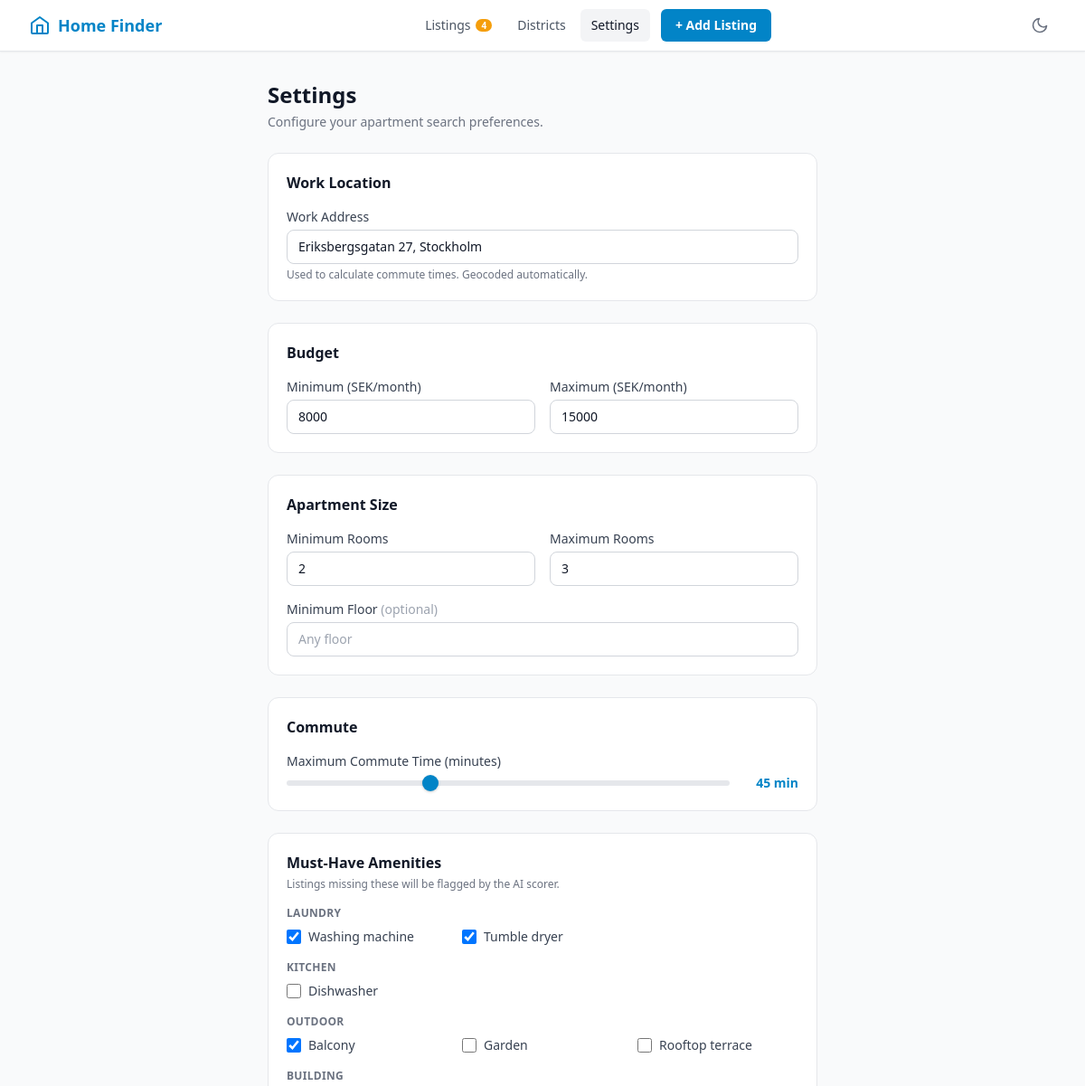
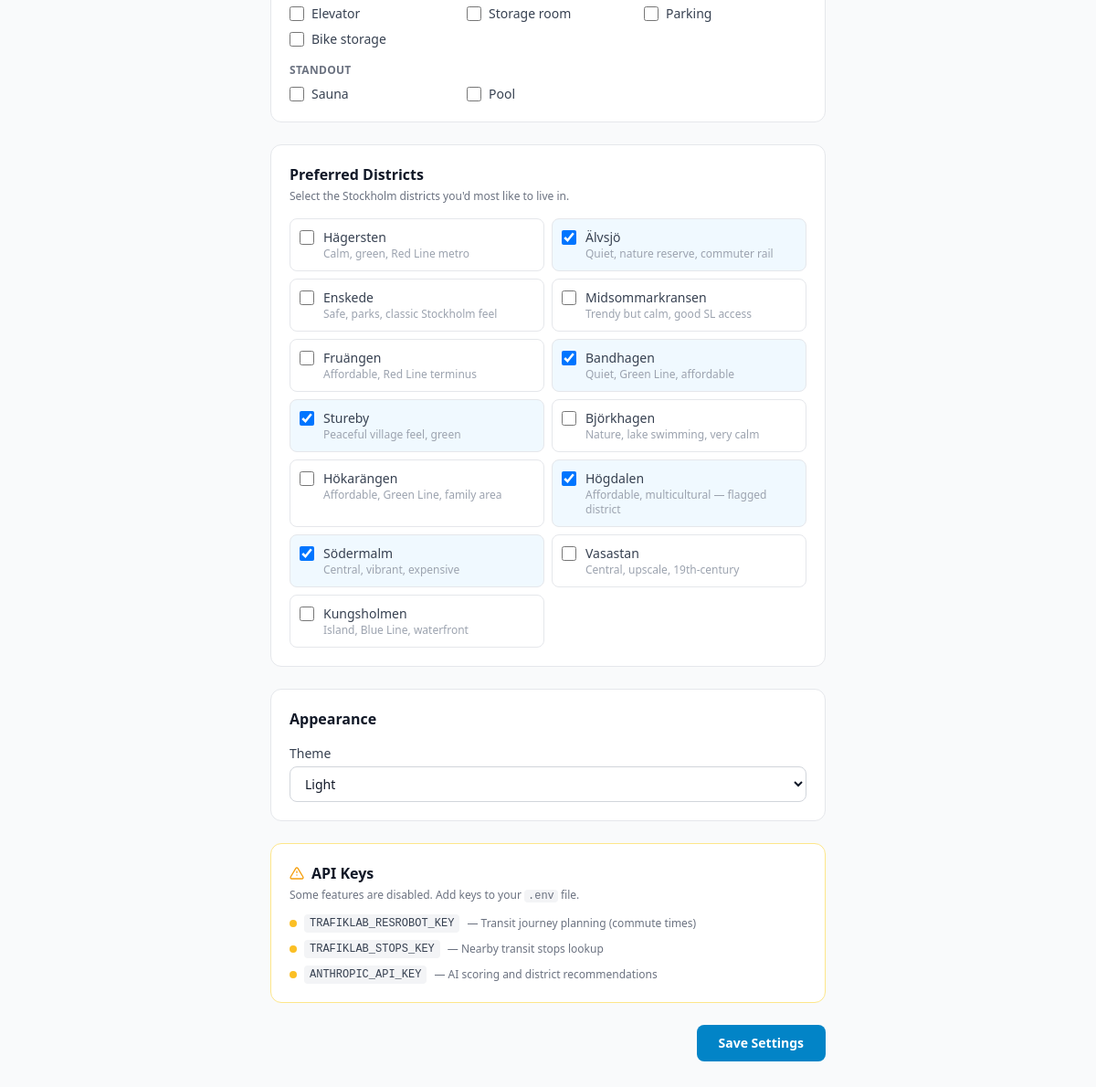
/settings/, run on the app's committed database (2 pictures, top to bottom).
### database/models.py (models this page shows, shortened)
class UserSettings(db.Model):
    __tablename__ = "user_settings"
    id = db.Column(db.Integer, primary_key=True)
    work_address = db.Column(db.String(500), nullable=True)
    work_lat = db.Column(db.Float, nullable=True)
    work_lng = db.Column(db.Float, nullable=True)
    budget_min = db.Column(db.Integer, default=5000)
    budget_max = db.Column(db.Integer, default=25000)
    min_rooms = db.Column(db.Integer, default=1)
    max_rooms = db.Column(db.Integer, default=3)
    floor_min = db.Column(db.Integer, nullable=True)
    must_have_washing_machine = db.Column(db.Boolean, default=False)
    must_have_dryer = db.Column(db.Boolean, default=False)
    must_have_dishwasher = db.Column(db.Boolean, default=False)
    must_have_amenities = db.Column(db.JSON, default=list)
    preferred_districts = db.Column(db.JSON, default=list)
    max_commute_minutes = db.Column(db.Integer, default=45)
    theme = db.Column(db.String(10), default="light")

### routes/settings.py (the view)
@settings_bp.route("/", methods=["GET"])
def settings_page():
    settings = get_or_create_settings()
    return render_template("settings.html", settings=settings)

### templates/settings.html (shortened to what this page needs)
{% extends "base.html" %}
{% block content %}
<div class="max-w-2xl mx-auto px-4 sm:px-6 lg:px-8 py-8">
  <div class="mb-6">
    <h1 class="text-2xl font-bold text-gray-900 dark:text-white">Settings</h1>
    <p class="mt-1 text-sm text-gray-500 dark:text-gray-400">Configure your apartment search preferences.</p>
  </div>
  <form method="POST" action="{{ url_for('settings.save_settings') }}" class="space-y-6">
    <div class="bg-white dark:bg-gray-800 rounded-xl border border-gray-200 dark:border-gray-700 p-5">
      <h2 class="text-base font-semibold text-gray-900 dark:text-white mb-4">Work Location</h2>
      <div>
        <label for="work_address" class="block text-sm font-medium text-gray-700 dark:text-gray-300 mb-1">
          Work Address
        </label>
        <input type="text" id="work_address" name="work_address" value="{{ settings.work_address or '' }}"
          placeholder="e.g. Drottninggatan 1, Stockholm"
          class="w-full px-3 py-2 rounded-lg border border-gray-300 dark:border-gray-600 bg-white dark:bg-gray-700 text-gray-900 dark:text-white placeholder-gray-400 dark:placeholder-gray-500 focus:outline-none focus:ring-2 focus:ring-brand-500 focus:border-transparent text-sm transition-colors" />
        <p class="mt-1 text-xs text-gray-500 dark:text-gray-400">
          Used to calculate commute times. Geocoded automatically.
        </p>
      </div>
    </div>
    <div class="bg-white dark:bg-gray-800 rounded-xl border border-gray-200 dark:border-gray-700 p-5">
      <h2 class="text-base font-semibold text-gray-900 dark:text-white mb-4">Budget</h2>
      <div class="grid grid-cols-2 gap-4">
        <div>
          <label for="budget_min" class="block text-sm font-medium text-gray-700 dark:text-gray-300 mb-1">
            Minimum (SEK/month)
          </label>
          <input type="number" id="budget_min" name="budget_min" value="{{ settings.budget_min }}" min="0" step="500"
            class="w-full px-3 py-2 rounded-lg border border-gray-300 dark:border-gray-600 bg-white dark:bg-gray-700 text-gray-900 dark:text-white focus:outline-none focus:ring-2 focus:ring-brand-500 focus:border-transparent text-sm transition-colors" />
        </div>
        <div>
          <label for="budget_max" class="block text-sm font-medium text-gray-700 dark:text-gray-300 mb-1">
            Maximum (SEK/month)
          </label>
          <input type="number" id="budget_max" name="budget_max" value="{{ settings.budget_max }}" min="0" step="500"
            class="w-full px-3 py-2 rounded-lg border border-gray-300 dark:border-gray-600 bg-white dark:bg-gray-700 text-gray-900 dark:text-white focus:outline-none focus:ring-2 focus:ring-brand-500 focus:border-transparent text-sm transition-colors" />
        </div>
      </div>
    </div>
    <div class="bg-white dark:bg-gray-800 rounded-xl border border-gray-200 dark:border-gray-700 p-5">
      <h2 class="text-base font-semibold text-gray-900 dark:text-white mb-4">Apartment Size</h2>
      <div class="grid grid-cols-2 gap-4">
        <div>
          <label for="min_rooms" class="block text-sm font-medium text-gray-700 dark:text-gray-300 mb-1">
            Minimum Rooms
          </label>
          <input type="number" id="min_rooms" name="min_rooms" value="{{ settings.min_rooms }}" min="1" max="10"
            class="w-full px-3 py-2 rounded-lg border border-gray-300 dark:border-gray-600 bg-white dark:bg-gray-700 text-gray-900 dark:text-white focus:outline-none focus:ring-2 focus:ring-brand-500 focus:border-transparent text-sm transition-colors" />
        </div>
        <div>
          <label for="max_rooms" class="block text-sm font-medium text-gray-700 dark:text-gray-300 mb-1">
            Maximum Rooms
          </label>
          <input type="number" id="max_rooms" name="max_rooms" value="{{ settings.max_rooms }}" min="1" max="10"
            class="w-full px-3 py-2 rounded-lg border border-gray-300 dark:border-gray-600 bg-white dark:bg-gray-700 text-gray-900 dark:text-white focus:outline-none focus:ring-2 focus:ring-brand-500 focus:border-transparent text-sm transition-colors" />
        </div>
      </div>
      <div class="mt-4">
        <label for="floor_min" class="block text-sm font-medium text-gray-700 dark:text-gray-300 mb-1">
          Minimum Floor <span class="text-gray-400 dark:text-gray-500 font-normal">(optional)</span>
        </label>
        <input type="number" id="floor_min" name="floor_min" value="{{ settings.floor_min or '' }}" min="0"
          placeholder="Any floor"
          class="w-full px-3 py-2 rounded-lg border border-gray-300 dark:border-gray-600 bg-white dark:bg-gray-700 text-gray-900 dark:text-white placeholder-gray-400 dark:placeholder-gray-500 focus:outline-none focus:ring-2 focus:ring-brand-500 focus:border-transparent text-sm transition-colors" />
      </div>
    </div>
    <div class="bg-white dark:bg-gray-800 rounded-xl border border-gray-200 dark:border-gray-700 p-5">
      <h2 class="text-base font-semibold text-gray-900 dark:text-white mb-4">Commute</h2>
      <div>
        <label for="max_commute_minutes" class="block text-sm font-medium text-gray-700 dark:text-gray-300 mb-1">
          Maximum Commute Time (minutes)
        </label>
        <div class="flex items-center gap-3">
          <input type="range" id="max_commute_range" min="10" max="120" step="5"
            value="{{ settings.max_commute_minutes }}"
            oninput="document.getElementById('max_commute_minutes').value = this.value; document.getElementById('commute-display').textContent = this.value + ' min'"
            class="flex-1 h-2 appearance-none bg-gray-200 dark:bg-gray-600 rounded-full cursor-pointer accent-brand-600" />
          <span id="commute-display" class="text-sm font-semibold text-brand-600 dark:text-brand-400 w-16 text-right">
            {{ settings.max_commute_minutes }} min
          </span>
        </div>
      </div>
    </div>
    <div class="bg-white dark:bg-gray-800 rounded-xl border border-gray-200 dark:border-gray-700 p-5">
      <h2 class="text-base font-semibold text-gray-900 dark:text-white mb-1">Must-Have Amenities</h2>
      <p class="text-xs text-gray-500 dark:text-gray-400 mb-4">Listings missing these will be flagged by the AI scorer.</p>
      <div class="space-y-4">
        {% for group_name, items in amenity_groups %}
        <div>
          <p class="text-xs font-semibold text-gray-500 dark:text-gray-400 uppercase tracking-wide mb-2">{{ group_name }}</p>
          <div class="grid grid-cols-2 sm:grid-cols-3 gap-y-2 gap-x-4">
            {% for key, label in items %}
            <label class="flex items-center gap-2 cursor-pointer">
              <input type="checkbox" name="must_have_amenities" value="{{ key }}"
                {% if key in (settings.must_have_amenities or []) %}checked{% endif %}
                class="w-4 h-4 text-brand-600 border-gray-300 dark:border-gray-600 rounded focus:ring-brand-500 bg-white dark:bg-gray-700" />
              <span class="text-sm text-gray-700 dark:text-gray-300">{{ label }}</span>
            </label>
            {% endfor %}
          </div>
        </div>
        {% endfor %}
      </div>
    </div>
    <div class="bg-white dark:bg-gray-800 rounded-xl border border-gray-200 dark:border-gray-700 p-5">
      <h2 class="text-base font-semibold text-gray-900 dark:text-white mb-1">Preferred Districts</h2>
      <p class="text-xs text-gray-500 dark:text-gray-400 mb-4">Select the Stockholm districts you'd most like to live
        in.</p>
      <div class="grid grid-cols-2 gap-2">
        {% for district, description in recommended_districts %}
        <label
          class="flex items-start gap-2.5 p-2.5 rounded-lg border border-gray-200 dark:border-gray-600 hover:bg-gray-50 dark:hover:bg-gray-700/50 cursor-pointer transition-colors
          {% if district in (settings.preferred_districts or []) %}bg-brand-50 dark:bg-brand-900/20 border-brand-300 dark:border-brand-600{% endif %}">
          <input type="checkbox" name="preferred_districts" value="{{ district }}" {% if district in
            (settings.preferred_districts or []) %}checked{% endif %}
            class="w-4 h-4 mt-0.5 text-brand-600 border-gray-300 dark:border-gray-600 rounded focus:ring-brand-500 bg-white dark:bg-gray-700 flex-shrink-0" />
          <div>
            <div class="text-sm font-medium text-gray-700 dark:text-gray-300">{{ district }}</div>
            <div class="text-xs text-gray-400 dark:text-gray-500">{{ description }}</div>
          </div>
        </label>
        {% endfor %}
      </div>
    </div>
    <div class="bg-white dark:bg-gray-800 rounded-xl border border-gray-200 dark:border-gray-700 p-5">
      <h2 class="text-base font-semibold text-gray-900 dark:text-white mb-4">Appearance</h2>
      <div>
        <label for="theme" class="block text-sm font-medium text-gray-700 dark:text-gray-300 mb-1">Theme</label>
        <select id="theme" name="theme" onchange="applyTheme(this.value)"
          class="w-full px-3 py-2 rounded-lg border border-gray-300 dark:border-gray-600 bg-white dark:bg-gray-700 text-gray-900 dark:text-white focus:outline-none focus:ring-2 focus:ring-brand-500 focus:border-transparent text-sm transition-colors">
          <option value="light" {% if settings.theme=='light' %}selected{% endif %}>Light</option>
        </select>
      </div>
    </div>
    {% if missing_keys %}
    <div class="bg-white dark:bg-gray-800 rounded-xl border border-amber-200 dark:border-amber-700/50 p-5">
      <h2 class="text-base font-semibold text-gray-900 dark:text-white mb-1 flex items-center gap-2">
        <svg class="w-4 h-4 text-amber-500" fill="none" stroke="currentColor" viewBox="0 0 24 24">
          <path stroke-linecap="round" stroke-linejoin="round" stroke-width="2" d="M12 9v2m0 4h.01M10.29 3.86L1.82 18a2 2 0 001.71 3h16.94a2 2 0 001.71-3L13.71 3.86a2 2 0 00-3.42 0z" />
        </svg>
        API Keys
      </h2>
      <p class="text-xs text-gray-500 dark:text-gray-400 mb-3">Some features are disabled. Add keys to your <code class="bg-gray-100 dark:bg-gray-700 px-1 rounded">.env</code> file.</p>
      <div class="space-y-2">
        {% for key in missing_keys %}
        <div class="flex items-center gap-2 text-sm">
          <span class="w-2 h-2 rounded-full bg-amber-400 flex-shrink-0"></span>
          <code class="text-xs bg-gray-100 dark:bg-gray-700 px-1.5 py-0.5 rounded text-gray-700 dark:text-gray-300">{{ key.key }}</code>
          <span class="text-xs text-gray-500 dark:text-gray-400">— {{ key.feature }}</span>
        </div>
        {% endfor %}
      </div>
    </div>
    {% endif %}
    <div class="flex justify-end">
      <button type="submit"
        class="px-6 py-2.5 rounded-lg bg-brand-600 hover:bg-brand-700 text-white font-semibold text-sm transition-colors focus:outline-none focus:ring-2 focus:ring-brand-500 focus:ring-offset-2">
        Save Settings
      </button>
    </div>
  </form>
</div>
{% endblock %}

### templates/base.html (shortened to what this page needs)
<!DOCTYPE html>
<html lang="en" class="light" id="html-root">
<head>
  <link rel="stylesheet" href="https://cdn.jsdelivr.net/gh/lipis/flag-icons@7.2.3/css/flag-icons.min.css" />
  <script src="https://cdn.tailwindcss.com"></script>
  <link rel="stylesheet" href="https://unpkg.com/leaflet@1.9.4/dist/leaflet.css" />
  <link rel="stylesheet" href="https://unpkg.com/leaflet.markercluster@1.5.3/dist/MarkerCluster.css" />
  <link rel="stylesheet" href="https://unpkg.com/leaflet.markercluster@1.5.3/dist/MarkerCluster.Default.css" />
  <link rel="stylesheet" href="{{ url_for('static', filename='css/style.css') }}" />
</head>
<body class="bg-gray-50 dark:bg-gray-900 text-gray-900 dark:text-gray-100 min-h-screen transition-colors duration-200">
  <nav class="bg-white dark:bg-gray-800 border-b border-gray-200 dark:border-gray-700 shadow-sm sticky top-0 z-50">
    <div class="max-w-screen-2xl mx-auto px-4 sm:px-6 lg:px-8">
      <div class="flex items-center justify-between h-14">
        <a href="{{ url_for('listings.index') }}"
          class="flex items-center gap-2 font-bold text-brand-600 dark:text-brand-500 text-lg">
          <svg class="w-6 h-6" fill="none" stroke="currentColor" viewBox="0 0 24 24">
            <path stroke-linecap="round" stroke-linejoin="round" stroke-width="2"
              d="M3 9.5L12 3l9 6.5V20a1 1 0 01-1 1H4a1 1 0 01-1-1V9.5z" />
            <path stroke-linecap="round" stroke-linejoin="round" stroke-width="2" d="M9 21V12h6v9" />
          </svg>
          Home Finder
        </a>
        <div class="hidden sm:flex items-center gap-1">
          <a href="{{ url_for('listings.index') }}"
            class="px-3 py-2 rounded-md text-sm font-medium text-gray-600 dark:text-gray-300 hover:bg-gray-100 dark:hover:bg-gray-700 transition-colors flex items-center gap-1.5
                   {% if request.endpoint == 'listings.index' %}bg-gray-100 dark:bg-gray-700 text-gray-900 dark:text-white{% endif %}">
            Listings
            {% if unscored_count %}
            <span class="text-[10px] bg-amber-500 text-white rounded-full px-1.5 py-0.5 font-semibold leading-none"
              title="{{ unscored_count }} unscored listing{{ 's' if unscored_count != 1 else '' }}">{{ unscored_count
              }}</span>
            {% endif %}
          </a>
          <a href="{{ url_for('listings.districts_page') }}"
            class="px-3 py-2 rounded-md text-sm font-medium text-gray-600 dark:text-gray-300 hover:bg-gray-100 dark:hover:bg-gray-700 transition-colors
                   {% if request.endpoint == 'listings.districts_page' %}bg-gray-100 dark:bg-gray-700 text-gray-900 dark:text-white{% endif %}">
            Districts
          </a>
          <a href="{{ url_for('settings.settings_page') }}"
            class="px-3 py-2 rounded-md text-sm font-medium text-gray-600 dark:text-gray-300 hover:bg-gray-100 dark:hover:bg-gray-700 transition-colors
                   {% if request.endpoint and request.endpoint.startswith('settings.') %}bg-gray-100 dark:bg-gray-700 text-gray-900 dark:text-white{% endif %}">
            Settings
          </a>
          <a href="{{ url_for('listings.add_listing_page') }}" class="ml-2 px-4 py-2 rounded-md text-sm font-semibold bg-brand-600 hover:bg-brand-700 text-white transition-colors
                   {% if request.endpoint == 'listings.add_listing_page' %}opacity-90{% endif %}">
            + Add Listing
          </a>
        </div>
        <button id="theme-toggle" onclick="toggleTheme()"
          class="p-2 rounded-md text-gray-500 dark:text-gray-400 hover:bg-gray-100 dark:hover:bg-gray-700 transition-colors"
          title="Toggle dark/light mode">
          <svg id="theme-icon-moon" class="w-5 h-5" fill="none" stroke="currentColor" viewBox="0 0 24 24">
            <path stroke-linecap="round" stroke-linejoin="round" stroke-width="2"
              d="M21 12.79A9 9 0 1111.21 3 7 7 0 0021 12.79z" />
          </svg>
        </button>
      </div>
    </div>
  </nav>
  <main>
    {% block content %}{% endblock %}
  </main>
</body>
</html>

### data on the page
UserSettings: work_address "Eriksbergsgatan 27, Stockholm", budget_min "8000", budget_max "15000", min_rooms "2", max_rooms "3", max_commute_minutes "45", must_have_amenities "☑" "☑" "☑", preferred_districts "☑" "☑" "☑" "☑" "☑", theme "Light"

### other printed values
{{ unscored_count }} "4"
{{ group_name }} "LAUNDRY" "KITCHEN" "OUTDOOR" "BUILDING" "STANDOUT"
{{ label }} "Washing machine" "Tumble dryer" "Dishwasher" "Balcony" "Garden" "Rooftop terrace" "Elevator" "Storage room" "Parking" "Bike storage" "Sauna" "Pool"
{{ district }} "Hägersten" "Älvsjö" "Enskede" "Midsommarkransen" "Fruängen" "Bandhagen" "Stureby" "Björkhagen" "Hökarängen" "Högdalen" "Södermalm" "Vasastan" "Kungsholmen"
{{ description }} "Calm, green, Red Line metro" "Quiet, nature reserve, commuter rail" "Safe, parks, classic Stockholm feel" "Trendy but calm, good SL access" "Affordable, Red Line terminus" "Quiet, Green Line, affordable" "Peaceful village feel, green" "Nature, lake swimming, very calm" "Affordable, Green Line, family area" "Affordable, multicultural — flagged district" "Central, vibrant, expensive" "Central, upscale, 19th-century" "Island, Blue Line, waterfront"
{{ key.key }} "TRAFIKLAB_RESROBOT_KEY" "TRAFIKLAB_STOPS_KEY" "ANTHROPIC_API_KEY"
{{ key.feature }} "Transit journey planning (commute times)" "Nearby transit stops lookup" "AI scoring and district recommendations"
